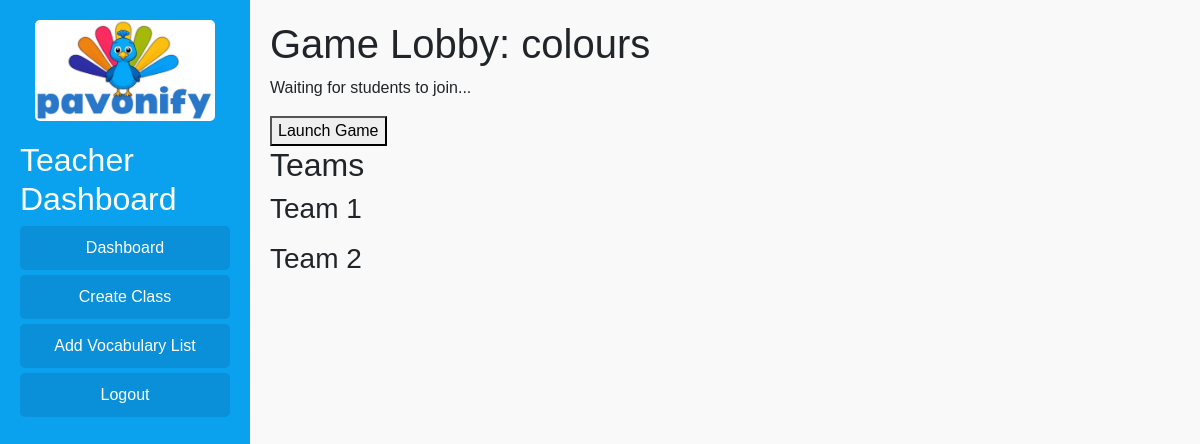
/game/lobby/1/ (signed in), run on the app's committed database.
### game/models.py (models this page shows, shortened)
class LiveGame(models.Model):
    teacher = models.ForeignKey(User, on_delete=models.CASCADE, related_name="hosted_games")
    class_instance = models.ForeignKey(Class, on_delete=models.CASCADE)
    vocabulary_list = models.ForeignKey('learning.VocabularyList', on_delete=models.CASCADE)
    start_time = models.DateTimeField(default=timezone.now)
    end_time = models.DateTimeField(null=True, blank=True)
    time_limit = models.PositiveIntegerField(help_text="Game duration in minutes")
    number_of_teams = models.PositiveSmallIntegerField(default=2, help_text="Number of teams (e.g., 2, 3, or 4)")
    is_active = models.BooleanField(default=True)

class GameTeam(models.Model):
    live_game = models.ForeignKey(LiveGame, on_delete=models.CASCADE, related_name="teams")
    team_name = models.CharField(max_length=50)
    team_color = models.CharField(max_length=20, blank=True, null=True)  # e.g., "red", "blue", etc.
    score = models.IntegerField(default=0)

### learning/models.py (models this page shows, shortened)
class VocabularyList(models.Model):
    name = models.CharField(max_length=100)
    source_language = models.CharField(max_length=50)
    target_language = models.CharField(max_length=50)
    teacher = models.ForeignKey(User, on_delete=models.CASCADE)
    classes = models.ManyToManyField(Class, related_name="linked_vocab_lists", blank=True)

### game/views.py (the view)
# urls.py: path('lobby/<int:game_id>/', views.game_lobby, name='game_lobby'),
@login_required
def game_lobby(request, game_id):
    game = get_object_or_404(LiveGame, id=game_id)
    if request.user == game.teacher:
        is_teacher = True
    else:
        is_teacher = False
        if not request.user.is_student or game.class_instance not in request.user.shared_classes.all():
            return redirect("dashboard")  # Redirect students if they're not in this class
    teams = GameTeam.objects.filter(live_game=game)
    students_in_game = User.objects.filter(is_student=True, shared_classes=game.class_instance)
    if teams.count() == 0:
        team_names = ["Red", "Blue", "Green", "Yellow"][:game.number_of_teams]
        for name in team_names:
            GameTeam.objects.create(live_game=game, team_name=name)
    for student in students_in_game:
        if not GameTeam.objects.filter(members=student, live_game=game).exists():
            available_teams = GameTeam.objects.filter(live_game=game).order_by("members__count")
            available_teams.first().members.add(student)
    return render(request, "game/lobby.html", {
        "game": game,
        "teams": teams,
        "students": students_in_game,
        "is_teacher": is_teacher,
    })

### game/templates/game/lobby.html (shortened to what this page needs)
{% extends "base.html" %}
{% block content %}
<h1>Game Lobby: {{ game.vocabulary_list.name }}</h1>
{% if is_teacher %}
  <p>Waiting for students to join...</p>
<button id="launchGameButton" data-game-id="{{ game.id }}">Launch Game</button>
{% else %}
  <p>Waiting for teacher to start the game...</p>
{% endif %}
<h2>Teams</h2>
{% for team in teams %}
  <h3>{{ team.team_name }}</h3>
{% endfor %}
{% endblock %}

### static/css/global.css (style rules this page uses)
.dashboard-layout { font-family: Arial, sans-serif; display: flex; margin: 0; min-height: 100vh; }

### data on the page
LiveGame: vocabulary_list.name "colours"
GameTeam: team_name "Team 1"
GameTeam: team_name "Team 2"
